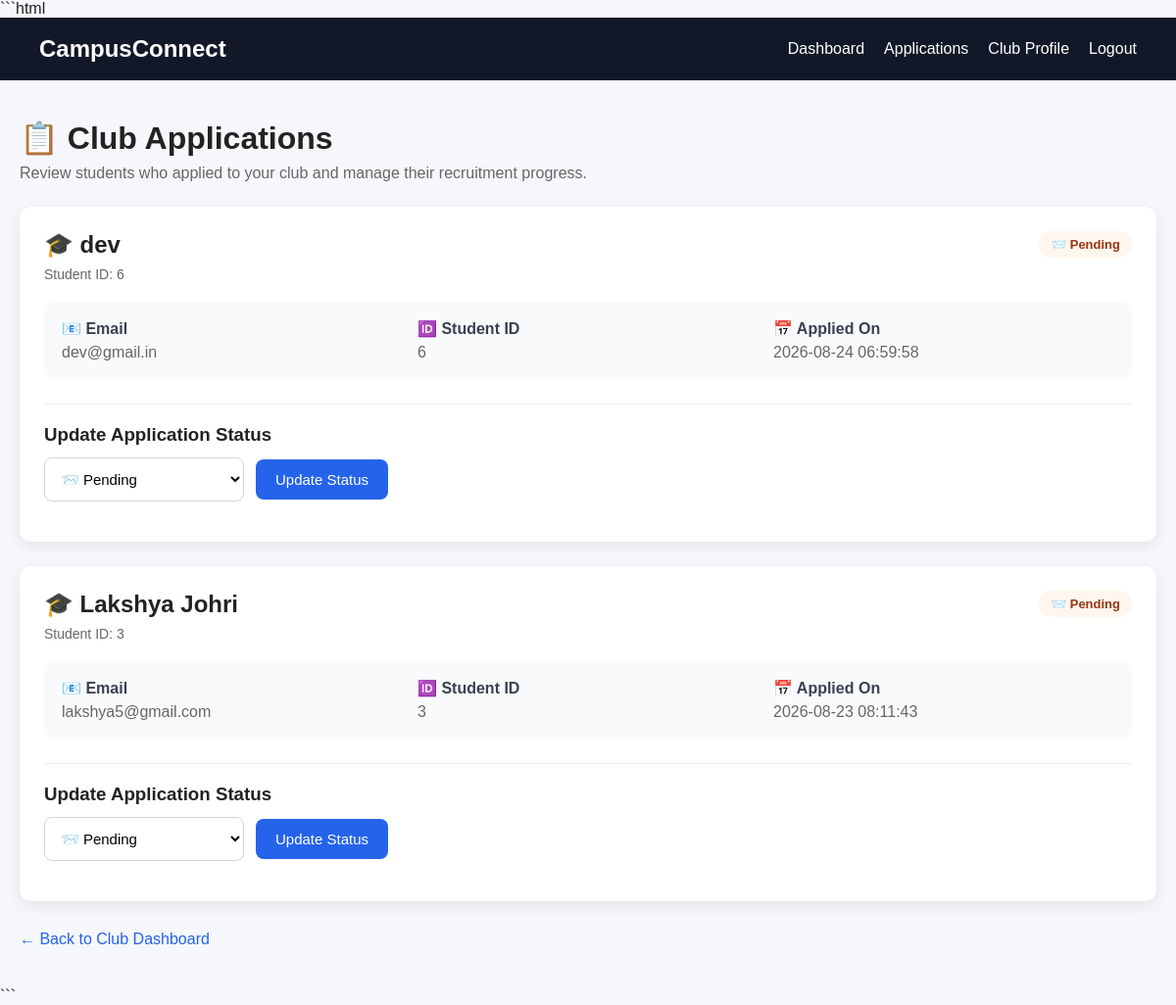
Page /club/applications (signed in) on the committed database.
### tables this page shows
CREATE TABLE applications (
            id INTEGER PRIMARY KEY AUTOINCREMENT,

            student_id INTEGER NOT NULL,
            club_id INTEGER NOT NULL,

            status TEXT DEFAULT 'Pending',

            applied_at TIMESTAMP DEFAULT CURRENT_TIMESTAMP, skills TEXT DEFAULT '', interests TEXT DEFAULT '', why_join TEXT DEFAULT '', portfolio TEXT DEFAULT '',

            FOREIGN KEY (student_id) REFERENCES users(id),
            FOREIGN KEY (club_id) REFERENCES clubs(id),

            UNIQUE(student_id, club_id)
        );

CREATE TABLE users (
            id INTEGER PRIMARY KEY AUTOINCREMENT,
            name TEXT NOT NULL,
            email TEXT UNIQUE NOT NULL,
            password TEXT NOT NULL,
            user_type TEXT NOT NULL
        , course TEXT DEFAULT '', year TEXT DEFAULT '', interests TEXT DEFAULT '', skills TEXT DEFAULT '', goals TEXT DEFAULT '');

### app.py (the view)
@app.route("/club/applications")
def club_applications():
    auth_error = require_club()
    if auth_error:
        return auth_error
    club_id = session["user_id"]
    conn = get_db()
    applications = conn.execute(
        """
        SELECT
            applications.id,
            applications.student_id,
            applications.status,
            applications.applied_at,
            applications.skills,
            applications.interests,
            applications.why_join,
            applications.portfolio,
            users.name,
            users.email,
            users.course,
            users.year
        FROM applications
        JOIN users
            ON applications.student_id = users.id
        WHERE applications.club_id = ?
        ORDER BY applications.applied_at DESC
        """,
        (club_id,)
    ).fetchall()
    conn.close()
    return render_template(
        "club_applications.html",
        applications=applications
    )

### app.py (called while the page is built)
def club_logged_in():
    return (
        session.get("user_type") == "club"
        and session.get("user_id") is not None
    )

def require_club():
    if not club_logged_in():
        return redirect("/login?type=club")
    return None

### database.py (called while the page is built)
def get_db():
    conn = sqlite3.connect(DATABASE_NAME)
    conn.row_factory = sqlite3.Row
    conn.execute("PRAGMA foreign_keys = ON")
    return conn

### templates/club_applications.html (shortened to what this page needs)
<!DOCTYPE html>
<html lang="en">
<head>
</head>
<body>
    <div class="navbar">
        <h2>
            CampusConnect
        </h2>
        <div class="navbar-links">
            <a href="/club/dashboard">
                Dashboard
            </a>
            <a href="/club/applications">
                Applications
            </a>
            <a href="/club/profile">
                Club Profile
            </a>
            <a href="/logout">
                Logout
            </a>
        </div>
    </div>
    <div class="container">
        <div class="header">
            <h1>
                📋 Club Applications
            </h1>
            <p>
                Review students who applied to your club
                and manage their recruitment progress.
            </p>
        </div>
        {% if applications %}
            <div class="applications">
                {% for application in applications %}
                    <div class="application-card">
                        <div class="application-header">
                            <div>
                                <h2 class="student-name">
                                    🎓 {{ application["name"] }}
                                </h2>
                                <div class="student-id">
                                    Student ID:
                                    {{ application["student_id"] }}
                                </div>
                            </div>
                            <div>
                                {% if application["status"] == "Pending" %}
                                    <span class="status pending">
                                        📨 Pending
                                    </span>
                                {% elif application["status"] == "Under Review" %}
                                    <span class="status review">
                                        🔍 Under Review
                                    </span>
                                {% elif application["status"] == "Eligible for Test" %}
                                    <span class="status test">
                                        🧪 Eligible for Test
                                    </span>
                                {% elif application["status"] == "Eligible for Interview" %}
                                    <span class="status interview">
                                        🎤 Eligible for Interview
                                    </span>
                                {% elif application["status"] == "Selected" %}
                                    <span class="status selected">
                                        ✅ Selected
                                    </span>
                                {% elif application["status"] == "Rejected" %}
                                    <span class="status rejected">
                                        ❌ Rejected
                                    </span>
                                {% else %}
                                    <span class="status unknown">
                                        {{ application["status"] }}
                                    </span>
                                {% endif %}
                            </div>
                        </div>
                        <div class="details">
                            <div class="detail-item">
                                <strong>
                                    📧 Email
                                </strong>
                                <span>
                                    {{ application["email"] }}
                                </span>
                            </div>
                            <div class="detail-item">
                                <strong>
                                    🆔 Student ID
                                </strong>
                                <span>
                                    {{ application["student_id"] }}
                                </span>
                            </div>
                            <div class="detail-item">
                                <strong>
                                    📅 Applied On
                                </strong>
                                <span>
                                    {{ application["applied_at"] }}
                                </span>
                            </div>
                        </div>
                        <div class="update-section">
                            <h3>
                                Update Application Status
                            </h3>
                            <form
                                action="/club/application/{{ application['id'] }}/status"
                                method="POST"
                                class="update-form"
                            >
                                <select name="status">
                                    <option
                                        value="Pending"
                                        {% if application["status"] == "Pending" %}
                                            selected
                                        {% endif %}
                                    >
                                        📨 Pending
                                    </option>
                                </select>
                                <button
                                    type="submit"
                                    class="button"
                                >
                                    Update Status
                                </button>
                            </form>
                        </div>
                    </div>
                {% endfor %}
            </div>
        {% endif %}
        <a
            href="/club/dashboard"
            class="back"
        >
            ← Back to Club Dashboard
        </a>
    </div>
</body>
</html>

### templates/club_applications.html (style rules this page uses)
* { box-sizing: border-box; }
body { margin: 0; font-family: Arial, sans-serif; background: #f5f7fb; color: #222; }
.navbar { background: #111827; color: white; padding: 18px 40px; display: flex; justify-content: space-between; align-items: center; }
.navbar h2 { margin: 0; }
.navbar-links { display: flex; gap: 20px; align-items: center; }
.navbar a { color: white; text-decoration: none; }
.container { max-width: 1200px; margin: 40px auto; padding: 0 20px; }
.header { margin-bottom: 25px; }
.header h1 { margin-bottom: 8px; }
.header p { color: #666; margin: 0; }
.applications { display: grid; gap: 25px; }
.application-card { background: white; padding: 25px; border-radius: 12px; box-shadow: 0 4px 15px rgba(0, 0, 0, 0.08); }
.application-header { display: flex; justify-content: space-between; align-items: flex-start; gap: 20px; margin-bottom: 20px; }
.student-name { margin: 0 0 8px 0; }
.student-id { color: #666; font-size: 14px; }
.status { display: inline-block; padding: 6px 12px; border-radius: 20px; font-size: 13px; font-weight: bold; white-space: nowrap; }
.pending { background: #fff7ed; color: #9a3412; }
.details { display: grid; grid-template-columns: repeat(auto-fit, minmax(220px, 1fr)); gap: 15px; padding: 18px; background: #f9fafb; border-radius: 9px; margin-bottom: 25px; }
.detail-item strong { display: block; margin-bottom: 6px; color: #374151; }
.detail-item span { color: #666; }
.update-section { border-top: 1px solid #eee; padding-top: 20px; }
.update-section h3 { margin-top: 0; margin-bottom: 12px; }
.update-form { display: flex; gap: 12px; align-items: center; flex-wrap: wrap; }
select { padding: 12px; border: 1px solid #d1d5db; border-radius: 8px; background: white; font-size: 15px; font-family: inherit; cursor: pointer; }
.button { padding: 12px 20px; border: none; border-radius: 8px; background: #2563eb; color: white; font-size: 15px; cursor: pointer; text-decoration: none; display: inline-block; }
.back { display: inline-block; margin-top: 30px; color: #2563eb; text-decoration: none; }

### rows in the picture
applications: name "dev", student_id "6", shows "📨 Pending", email "dev@gmail.in", applied_at "2026-08-24 06:59:58", status "📨 Pending"
applications: name "Lakshya Johri", student_id "3", shows "📨 Pending", email "lakshya5@gmail.com", applied_at "2026-08-23 08:11:43", status "📨 Pending"
